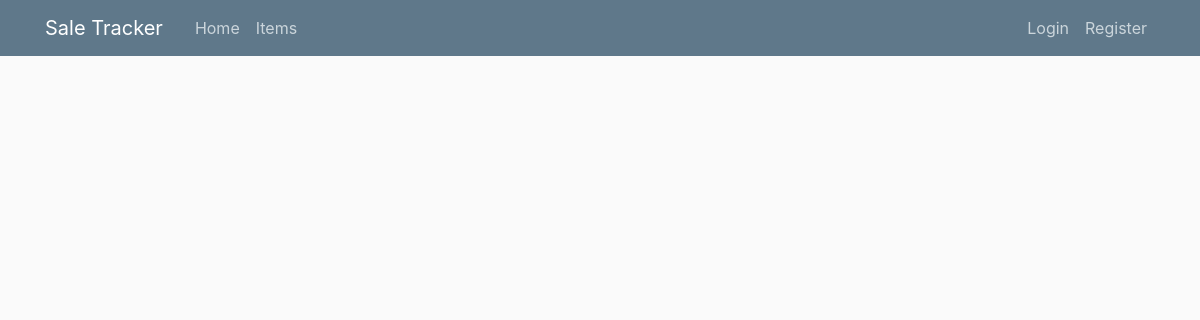
The page /items on the database as committed earlier.
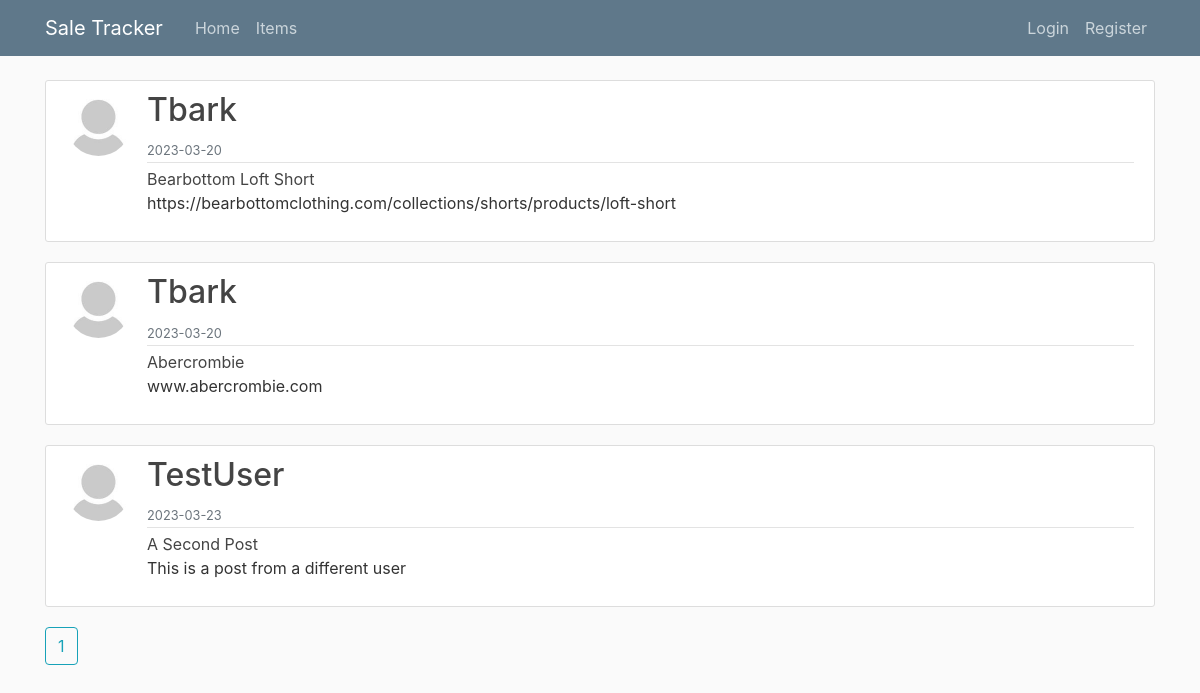
The same page on the database as committed later.
### saleWA/models.py (models this page shows, shortened)
class Post(db.Model): # this is just from video walkthrough, will probably need to change/check and make sure this is how it should run
    id = db.Column(db.Integer, primary_key=True)
    title = db.Column(db.String(100), nullable=False)
    date_posted = db.Column(db.DateTime, nullable=False, default=datetime.utcnow)
    content = db.Column(db.Text, nullable=False)
    user_id = db.Column(db.Integer, db.ForeignKey('users.id'), nullable=False) #using lowercase user here because we're referencing table name

class Users(db.Model, UserMixin): #create classes for database, each class is like a table
    id = db.Column(db.Integer, primary_key=True)
    username = db.Column(db.String(10), unique=True, nullable=False)
    email = db.Column(db.String(100), unique=True, nullable=False)
    image_file = db.Column(db.String(20), nullable=False, default='default.jpg') #have to have at least default image
    password = db.Column(db.String(60), nullable=False)
    posts = db.relationship('Post', backref='author', lazy=True) #relationship to Post model, pass in as string, backref allows us to use the author attribute to get user who made the post, lazy=True means SQLAlchemy loads data as necessary in one go

### saleWA/routes.py (the view)
@app.route('/items')
def items(): #need to make sure these only display for the currently logged in user
    page = request.args.get('page', 1, type=int) #get the page number from the url, if it doesn't exist, default to 1
    posts = Post.query.paginate(per_page=5)
    return render_template('items.html', posts=posts, title='Items Page')

### saleWA/templates/items.html
{% extends "layout.html" %}
{% block content %}
    {% for post in posts.items %}
        <article class="media content-section">
            <img class="rounded-circle article-img" src="{{ url_for('static', filename='profile_pics/' + post.author.image_file) }}">
            <div class="media-body">
                <div class="article-metadata">
                    <h2 class="article-title">{{ post.author.username }}</h2>
                    <small class="text-muted">{{  post.date_posted.strftime('%Y-%m-%d') }}</small>
                </div>
                <a class="article-title" href="{{ url_for('post', post_id=post.id) }}"> {{ post.title }}</a>
                <p class="article-content"> {{ post.content }} </p>
            </div>
        </article>
    {% endfor %}
    {% for page_num in posts.iter_pages() %}
        {% if page_num %}
            <a class="btn btn-outline-info mb-4" href="{{ url_for('items', page=page_num) }}">{{ page_num }}</a>
        {% else %}
            <span class="disabled">{{ page_num }}</span>
        {% endif %}
    {% endfor %}
{% endblock content %}

### saleWA/templates/layout.html (shortened to what this page needs)
<!DOCTYPE html>
<html lang="en">
<head>
    <link rel="stylesheet" href="https://cdn.jsdelivr.net/npm/bootstrap@4.3.1/dist/css/bootstrap.min.css">
    <link rel="stylesheet" type="text/css" href="{{ url_for('static', filename='main.css')}}">
</head>
<body>
    <header class="site-header">
        <nav class="navbar navbar-expand-md navbar-dark bg-steel fixed-top">
          <div class="container">
            <a class="navbar-brand mr-4" href="/">Sale Tracker</a>
            <div class="collapse navbar-collapse" id="navbarToggle">
              <div class="navbar-nav mr-auto">
                <a class="nav-item nav-link" href="{{ url_for('home') }}">Home</a>
                <a class="nav-item nav-link" href="{{ url_for('items') }}">Items</a>
              </div>
              <div class="navbar-nav">
                {% if current_user.is_authenticated %}
                <a class="nav-item nav-link" href="{{ url_for('new_post') }}">New Post</a>
                <a class="nav-item nav-link" href="{{ url_for('account') }}">Account</a>
                <a class="nav-item nav-link" href="{{ url_for('logout') }}">Logout</a>
                {% else %}
                  <a class="nav-item nav-link" href="{{ url_for('login') }}">Login</a>
                  <a class="nav-item nav-link" href="{{ url_for('register') }}">Register</a>
                {% endif %}
              </div>
            </div>
          </div>
        </nav>
      </header>
    <div class="container">
        {% block content %}{% endblock %}
    </div>
</body>
</html>

### saleWA/static/main.css (style rules this page uses)
body { background: #fafafa; color: #333333; margin-top: 5rem; }
h1, h2, h3, h4, h5, h6 { color: #444444; }
.bg-steel { background-color: #5f788a; }
.site-header .navbar-nav .nav-link { color: #cbd5db; }
.content-section { background: #ffffff; padding: 10px 20px; border: 1px solid #dddddd; border-radius: 3px; margin-bottom: 20px; }
.article-title { color: #444444; }
.article-content { white-space: pre-line; }
.article-img { height: 65px; width: 65px; margin-right: 16px; }
.article-metadata { padding-bottom: 1px; margin-bottom: 4px; border-bottom: 1px solid #e3e3e3 }

Rows that differ between the two databases and show on the page:
added Post: image_file (picture), author.username "Tbark", date_posted "2023-03-20", title "Bearbottom Loft Short", content "https://bearbottomclothing.com/collections/shorts/products/loft-short"
added Post: image_file (picture), author.username "Tbark", date_posted "2023-03-20", title "Abercrombie", content "www.abercrombie.com"
added Post: image_file (placeholder picture), author.username "TestUser", date_posted "2023-03-23", title "A Second Post", content "This is a post from a different user"
Other text that changed with them:
new list line: "1"
